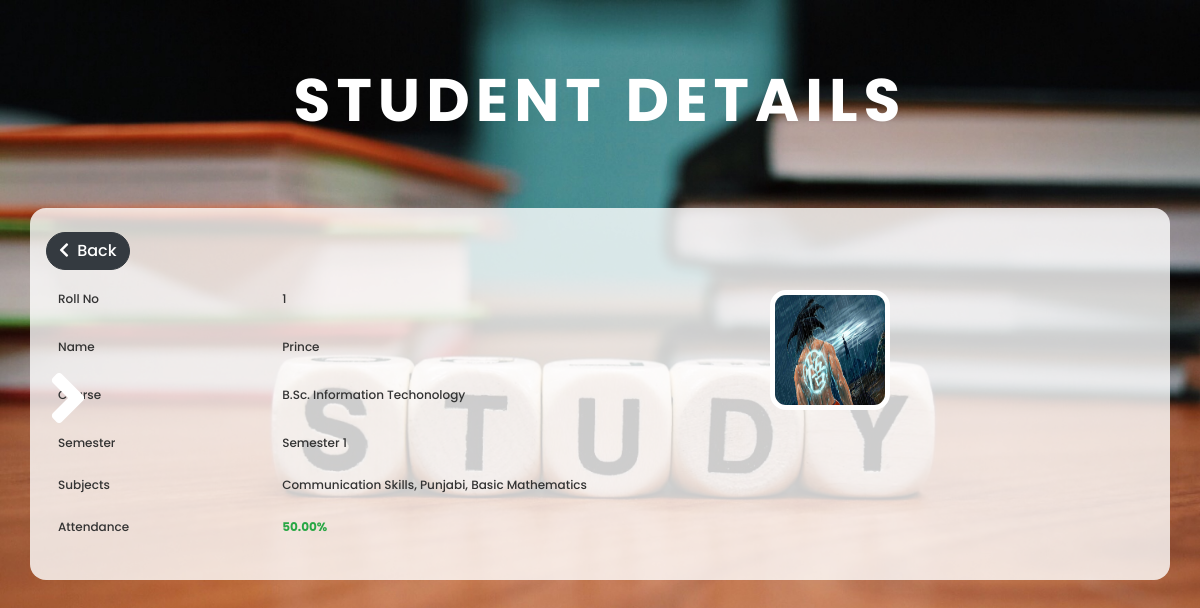
The app's page /student/4/ (signed in), older data.
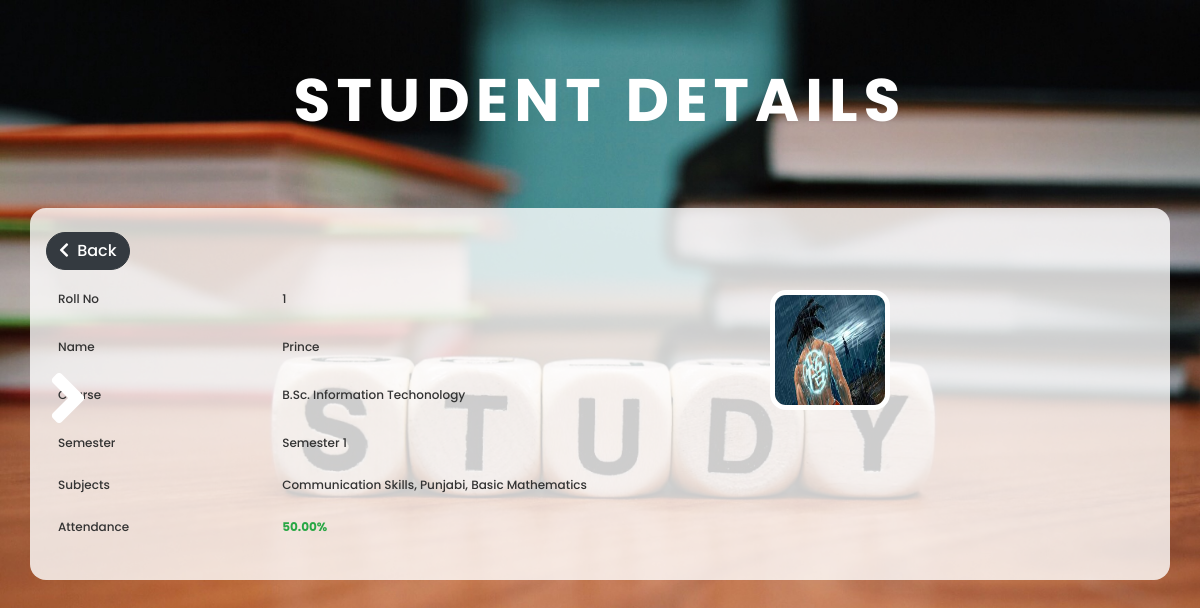
The same page, newer data.
### student/models.py (models this page shows, shortened)
class Student(models.Model):
    roll_no = models.PositiveIntegerField(validators=[MinValueValidator(1)], unique=True)
    name = models.CharField(max_length=250)
    course = models.ForeignKey(Course, on_delete=models.PROTECT)
    sem = models.CharField(max_length=12, choices=sem())
    subject = models.ManyToManyField(Subject)
    image = models.ImageField(upload_to='student_pics/', default='student_pics/default.png', max_length=500)

### course/models.py (models this page shows, shortened)
class Course(models.Model):
    course = models.CharField(max_length=250, unique=True, verbose_name='course name')
    def __str__(self):
        return self.course

### student/views.py (the view)
# urls.py: path('<int:pk>/', StudentDetailView.as_view(), name='student-detail'),
class StudentDetailView(LoginRequiredMixin, DetailView):
    model = Student
    context_object_name = 'student'
    def get_context_data(self, **kwargs):
        context = super(StudentDetailView, self).get_context_data(**kwargs)
        context['pageName'] = 'student details'
        queryset = Attendance.objects.filter(student=self.object.id)
        if queryset:
            attendance = attendanceCalculator(queryset)
            context['present'] = attendance['attendancePercent']
        else:
            context['present'] = "No Attendance Data"
        return context

### schedule/models.py (called while the page is built)
def attendanceCalculator(queryset):  # For calculating attendance details of student
    pDays = 0
    detailList = []
    for query in queryset:
        if query.mark:
            pDays += 1
            detailList.append({"attend": "Present", "date": query.lecture_date})
        else:
            detailList.append({"attend": "Absent ", "date": query.lecture_date})
    sName = Student.objects.get(id=queryset.first().student.id).name
    tDays = queryset.count()
    if pDays:
        attendancePercent = format((pDays * 100 / tDays), '0.2f') + "%"
    else:
        attendancePercent = "This student didn't attend class till now."
    data = {'name': sName, 'presentDays': pDays, 'totalDays': tDays, 'attendancePercent': attendancePercent, 'detail': detailList}
    return data

### subject/models.py (called while the page is built)
    def __str__(self):
        return self.subject

### student/templates/student/student_detail.html (shortened to what this page needs)
{% extends 'user/base.html'  %}
{% block content %}
<div class="container-fluid">
	<h1 class="heading">{{pageName}}</h1>
</div>
	<div class="container model-view">
				<div class="d-flex">
			<a class="btn btn-md btn-dark mr-auto add-new my-2" href="{% url 'student' %}"><i class="fas fa-chevron-left mr-1"></i> Back</a>
		</div>
		<table class="table details">
		    <tbody>
		      	<tr>
			        <td>Roll no</td>
			        <td>{{student.roll_no}}</td>
			        <td rowspan="3"><img src="{{student.image.url}}"></td>
		      	</tr>
	    	  	<tr>
			        <td>Name</td>
			        <td>{{student.name}}</td>
			        <td></td>
		      	</tr>
		      	<tr>
			        <td>Course</td>
			        <td>{{student.course}}</td>
			        <td></td>
		      	</tr>
		      	<tr>
			        <td>Semester</td>
			        <td>{{student.sem}}</td>
			        <td></td>
		      	</tr>
		      	<tr>
			        <td>Subjects</td>
			        <td colspan="2">
			        	{%for subject in student.subject.all %}
				        {{subject}}{{ forloop.last|yesno:",&#44;"|safe }}
				        {% endfor %}
			    	</td>
		      	</tr>
		      	<tr>
			        <td>Attendance</td>
			        <td colspan="2">
			        	<span class="text-success font-weight-bold">
		        		{{present}}
			        	</span>
			    	</td>
		      	</tr>
		    </tbody>
	  	</table>
	</div>
{% endblock %}

Row changes from the older to the newer data that the page shows:
changed Student "Prince": image: a different picture
